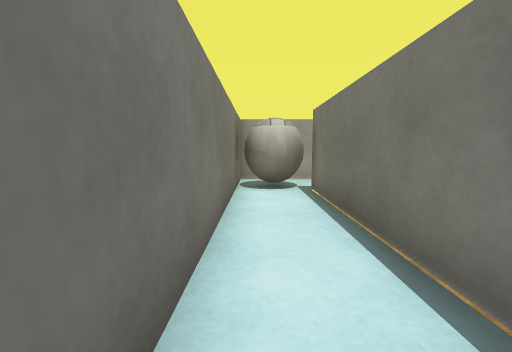
view 1 (above)

16 first-person views from a walk through a 3-D level made in the Unity game engine. The camera is 0.51 m above the floor, tilts 6° down and sees 90° across. The floor is counted in squares, 0.5 m on a side. Each view is taken from the middle of a square. On the plan, view 1 faces up. The plan holds only what a view shows up to about 11 squares ahead; the rest is blank. The place goes on beyond the plan. Surface patterns are stand-ins for the level's own textures.

view 2
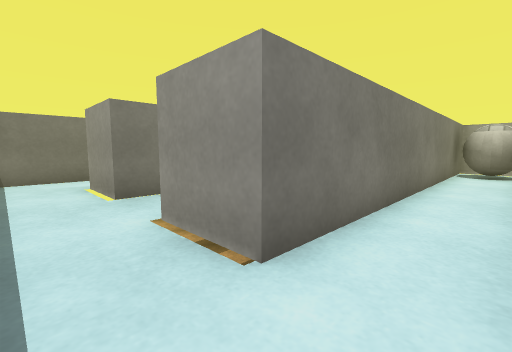

view 3
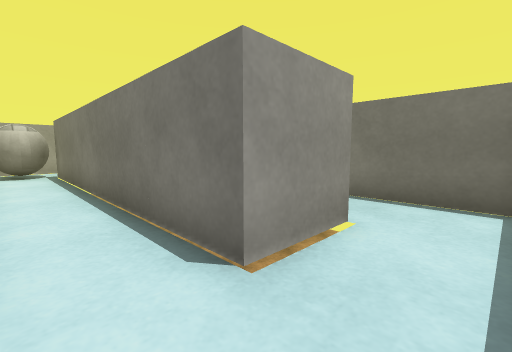

view 4
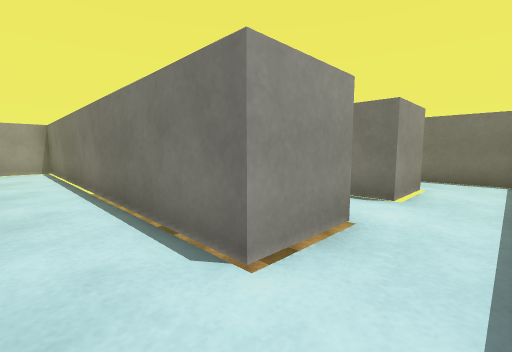

view 5
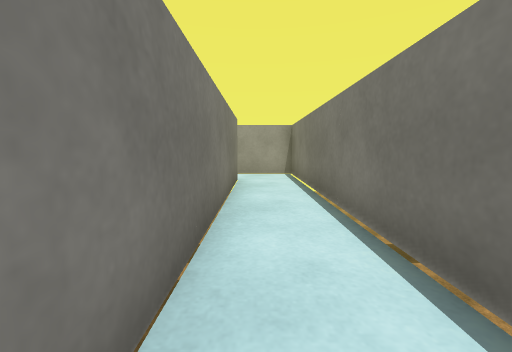

view 6
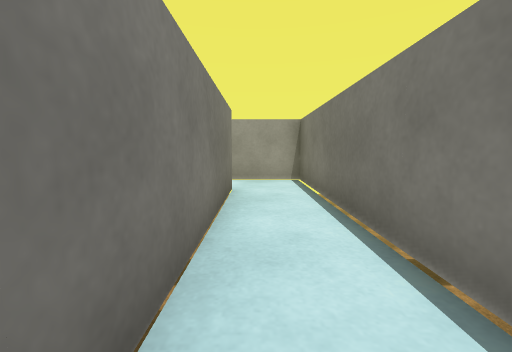

view 7
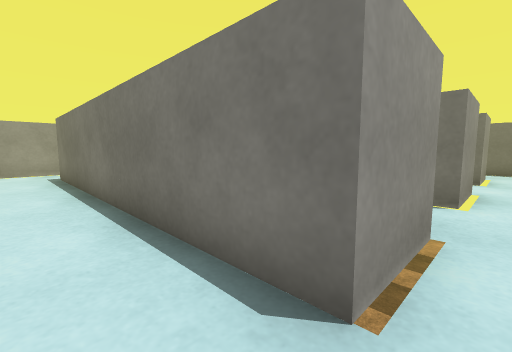

view 8
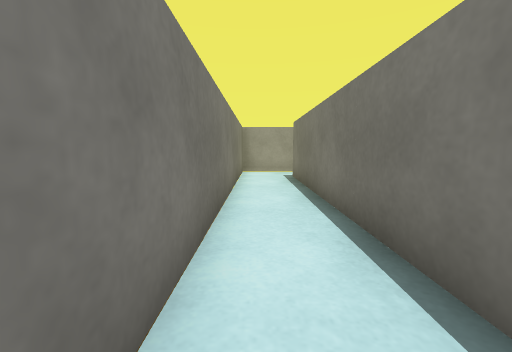

view 9
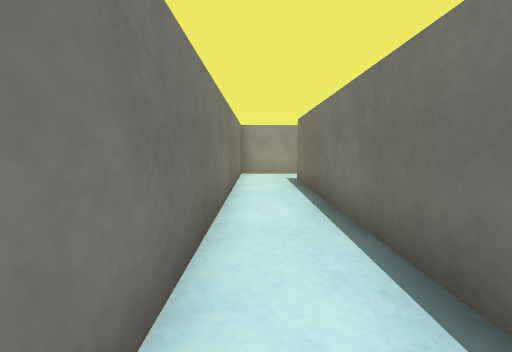

view 10
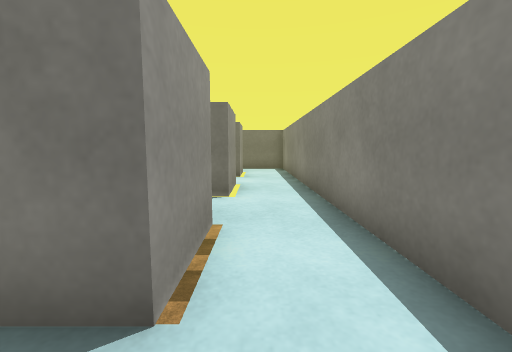

view 11
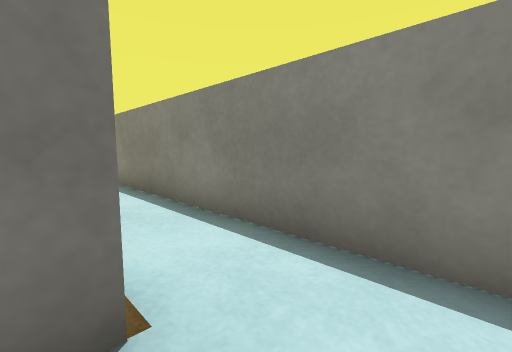

view 12
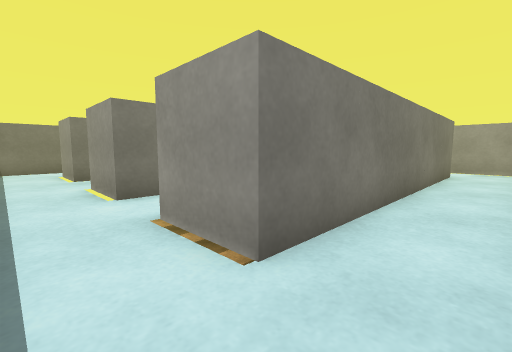

view 13
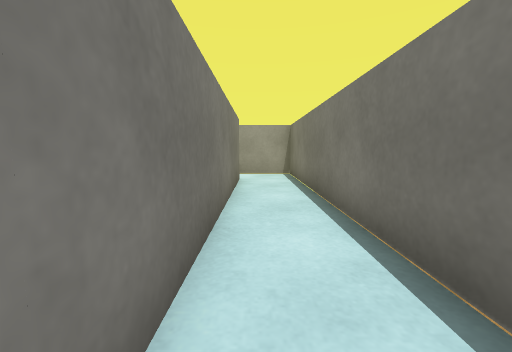

view 14
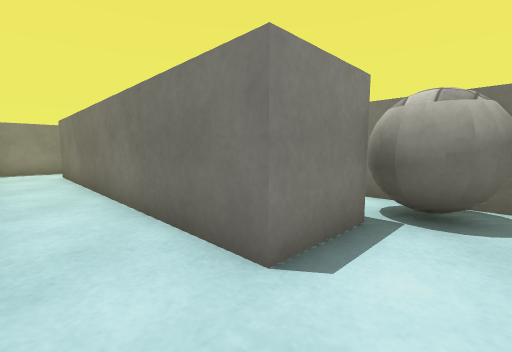

view 15
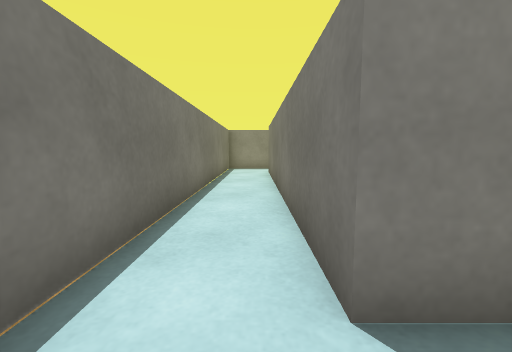

view 16
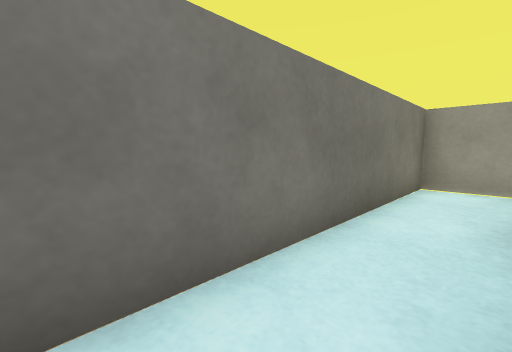

### Floor plan
Points are (right, up) in squares from view 1. A wall is a line through its corners. A room is listed if a view was taken in it or the views show most of it. See-through windows are left out.
Room 1 (views 1, 2, 3)
walls: (1.4, -3.4) (1.4, 5.5); (-2.4, -5.4) (1.5, -5.4); (1.5, 8.6) (-0.5, 8.6) (-0.5, -3.4) (-2.5, -3.4)
ways out: opening at (-1.5, -4.5) to room 2; opening at (2.5, -4.5) to room 4; opening at (2.5, 7.5) to room 4
objects: white ball (0, 6) to (1, 8)
Room 2 (views 4, 5, 6)
walls: (-4.6, 6.6) (-4.6, -3.4) (-6.6, -3.4); (-2.5, -3.4) (-2.5, 8.6) (-6.4, 8.6); (-6.6, -5.4) (-2.4, -5.4)
ways out: opening at (-1.5, -4.5) to room 1; opening at (-5.5, -4.5) to room 3; opening at (-5.5, 7.5) to room 3
Room 3 (views 7, 8, 9, 10, 11, 16)
walls: (-6.6, -3.4) (-6.6, 6.6); (-6.4, 8.6) (-8.6, 8.6) (-8.6, -5.1); (-8.1, -5.4) (-6.6, -5.4)
ways out: opening at (-5.5, -4.5) to room 2; opening at (-5.5, 7.5) to room 2
Room 4 (views 12, 13, 14, 15)
walls: (1.8, 6.6) (3.4, 6.6) (3.4, -3.4) (1.4, -3.4); (5.4, -5.1) (5.4, 8.6) (1.5, 8.6); (1.5, -5.4) (5, -5.4)
ways out: opening at (2.5, -4.5) to room 1; opening at (2.5, 7.5) to room 1

Where each view was taken, in squares from view 1:
view 1: 0 up, 0 right, facing up
view 2: 5 down, 1 right, facing up-left
view 3: 5 down, 0 right, facing up-right
view 4: 5 down, 4 left, facing up-right
view 5: 2 down, 4 left, facing up
view 6: 0 up, 4 left, facing up
view 7: 4 down, 8 left, facing up-right
view 8: 3 down, 8 left, facing up
view 9: 2 down, 8 left, facing up
view 10: 4 down, 8 left, facing right
view 11: 3 down, 8 left, facing down-right
view 12: 5 down, 5 right, facing up-left
view 13: 2 down, 4 right, facing up
view 14: 8 up, 5 right, facing down-left
view 15: 8 up, 4 right, facing down
view 16: 1 up, 7 left, facing up-left
